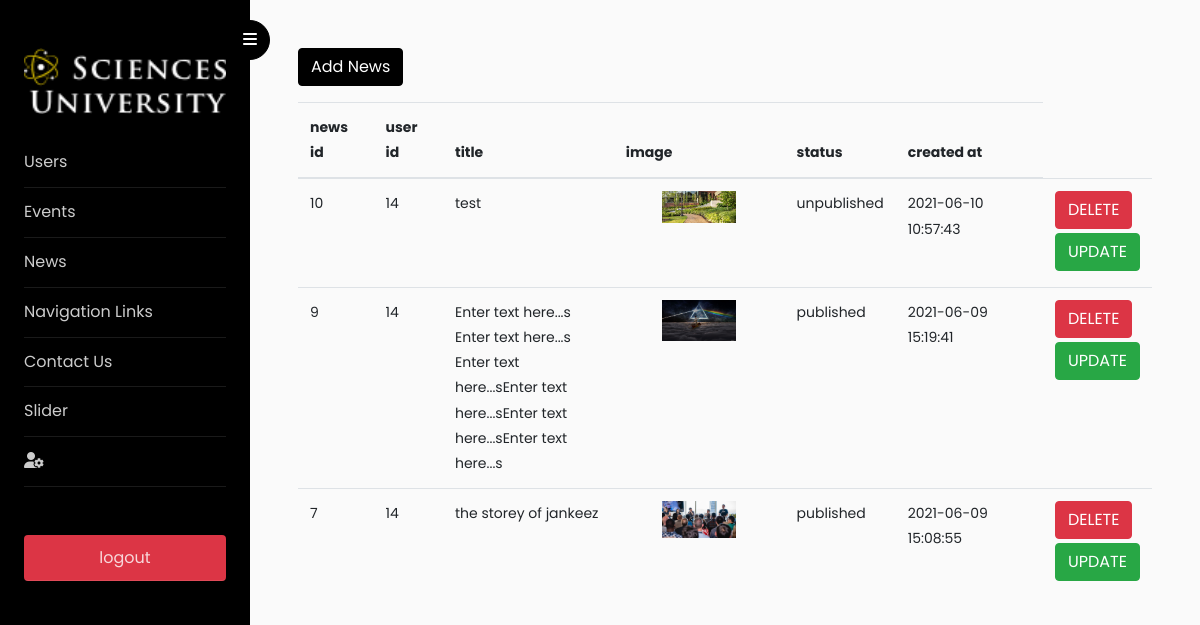
Page /html_pages/admin_pages/news.php on the committed database.
### tables this page shows
CREATE TABLE `news` (
  `news_id` int(11) NOT NULL,
  `user_id` int(11) NOT NULL,
  `title` varchar(255) NOT NULL,
  `body` text NOT NULL,
  `summary` varchar(255) DEFAULT NULL,
  `status` varchar(255) NOT NULL,
  `media_id` int(11) NOT NULL,
  `created_at` timestamp NOT NULL DEFAULT CURRENT_TIMESTAMP,
  `created_by` timestamp NOT NULL DEFAULT CURRENT_TIMESTAMP ON UPDATE CURRENT_TIMESTAMP
);

CREATE TABLE `media` (
  `media_id` int(11) NOT NULL,
  `img_url` text NOT NULL,
  `img_alt` varchar(255) NOT NULL,
  `sourse` varchar(45) NOT NULL,
  `created_at` timestamp NOT NULL DEFAULT CURRENT_TIMESTAMP,
  `updated_at` timestamp NOT NULL DEFAULT CURRENT_TIMESTAMP ON UPDATE CURRENT_TIMESTAMP
);

### config/Database.php (called while the page is built, shortened)
<?php
class Database{
    private $host ='localhost';
    private $user ='root';
    private $pass ='123123';
    private $dbname ='su';
    private $dbh;
    private $stmt;
    public function __construct(){
		$dsn = 'mysql:host='. $this->host . ';dbname='. $this->dbname.'';
		$options = array(
			PDO::ATTR_PERSISTENT => true,
			PDO::ATTR_ERRMODE	 => PDO::ERRMODE_EXCEPTION
		);
		try {
			$this->dbh = new PDO($dsn, $this->user, $this->pass, $options);
		} catch(PDOException $e){
			$this->error = $e->getMessage();
		}
	}
	public function query($query){
		$this->stmt = $this->dbh->prepare($query);
	}
	public function execute(){
		return $this->stmt->execute();
	}
	public function resultset(){
		$this->execute();
		return $this->stmt->fetchAll(PDO::FETCH_ASSOC);
	}
}
?>

### entity/News.php (called while the page is built, shortened)
<?php
include_once(dirname(__FILE__).'/../config/Database.php');
 class News  extends Database{
     public function fetchWithImg(){
        $this->query('
        SELECT  N.news_id , N.user_id ,N.title ,  M.img_url , N.status ,N.created_at
         FROM news AS N
        INNER JOIN media AS M
        ON N.media_id= M.media_id
          ORDER BY created_at DESC');
          $this->execute();
          $row=$this->resultset();
          return $row;
    }
 }
?>

### html_pages/admin_pages/news.php (the view, shortened to what this page needs)
<!doctype html>
<?php
require('../../entity/News.php');
$news = new News();
$row = $news->fetchWithImg();
?>
<html lang="en">
<?php include('../../includes/admin_includes/head.php') ?>
<body>
	<div class="wrapper d-flex align-items-stretch">
		<?php include('../../includes/admin_includes/sidebar.php') ?>
		<div id="content" class="p-4 p-md-5 pt-5">
			<p>
				<a class="btn btn-primary" data-toggle="collapse" href="#collapseExample" role="button" aria-expanded="false" aria-controls="collapseExample">
					Add News
				</a>
			</p>
			<div class="table-responsive">
				<table class="table table-borderd">
					<thead>
						<tr style="width:100%">
							<th>news id</th>
							<th>user id</th>
							<th style="width:20%">title</th>
							<th style="width:20%">image</th>
							<th>status</th>
							<th>created at</th>
						</tr>
					</thead>
					<?php foreach ($row as $element) : ?>
						<tr>
							<td><?php echo $element['news_id'] ?></td>
							<td><?php echo $element['user_id'] ?></td>
							<td><?php echo $element['title'] ?></td>
							<td>
							<div  class="d-flex   justify-content-center" >
							<img style="width: 50%;"  src="../../theme/assets/<?php  echo $element['img_url'] ?>" alt="">
							</div>
							</td>
							<td><?php echo $element['status'] ?></td>
							<td><?php echo $element['created_at'] ?></td>
							<td>
								<form action="<?php echo htmlspecialchars($_SERVER["PHP_SELF"]); ?>" method="GET">
									<button type="submit" name="delete-submit" class="btn btn-danger" onclick="return confirm('Are you sure?')">DELETE</button>
								</form>
								<a type="submit" name="edit_btn" class="btn btn-success my-1" href="./editNews.php?ID=<?php echo $element['news_id']; ?>">UPDATE</butaton>
							</td>
						</tr>
					<?php endforeach; ?>
				</table>
			</div>
		</div>
	</div>
</body>
</html>

### rows in the picture
news: news_id "10", user "14", title "test", media.img_url (picture), status "unpublished", created_at "2021-06-10 10:57:43"
news: news_id "9", user "14", title "Enter text here...s Enter text here...s Enter text here...sEnter text here...sEnter text here...sEnter text here...s", media.img_url (picture), status "published", created_at "2021-06-09 15:19:41"
news: news_id "7", user "14", title "the storey of jankeez", media.img_url (picture), status "published", created_at "2021-06-09 15:08:55"
